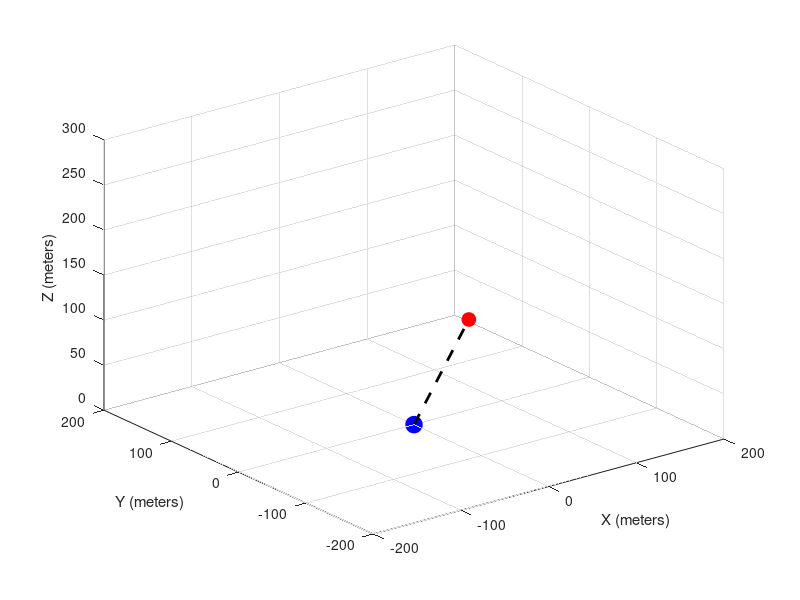

The MATLAB source for this figure: (Note: this script raises an error after producing the figure.)
clc; clear; close all;

% Create 3D environment
figure;
axis([-200 200 -200 200 0 300]); % Define space limits (X, Y, Z)
grid on; hold on;
xlabel('X (meters)'); ylabel('Y (meters)'); zlabel('Z (meters)');
view(3); % 3D perspective
%% 
jet_pos = [0, 0, 100]; % Initial jet position
jet = plot3(jet_pos(1), jet_pos(2), jet_pos(3), 'ro', 'MarkerSize', 10, 'MarkerFaceColor', 'r');
%% 
time_steps = 100; % Number of frames in simulation

for t = 1:time_steps
    % Define motion: Jet moving forward and oscillating
    jet_pos = [t - 50, 30 * sin(t / 10), 100 + 10 * sin(t / 5)];
    
    % Update jet position
    set(jet, 'XData', jet_pos(1), 'YData', jet_pos(2), 'ZData', jet_pos(3));
    
    drawnow; % Refresh figure
    pause(0.1); % Delay for animation
end
%% 
turret_pos = [0, 0, 0]; % Turret is fixed at origin
plot3(turret_pos(1), turret_pos(2), turret_pos(3), 'bo', 'MarkerSize', 12, 'MarkerFaceColor', 'b');
%% 
for t = 1:time_steps
    % Update jet position
    jet_pos = [t - 50, 30 * sin(t / 10), 100 + 10 * sin(t / 5)];
    set(jet, 'XData', jet_pos(1), 'YData', jet_pos(2), 'ZData', jet_pos(3));

    % Calculate direction vector from turret to jet
    dx = jet_pos(1) - turret_pos(1);
    dy = jet_pos(2) - turret_pos(2);
    dz = jet_pos(3) - turret_pos(3);

    % Plot turret aiming line
    if exist('aim_line', 'var')
        delete(aim_line);
    end
    aim_line = plot3([turret_pos(1), jet_pos(1)], ...
                      [turret_pos(2), jet_pos(2)], ...
                      [turret_pos(3), jet_pos(3)], 'k--', 'LineWidth', 2);

    drawnow;
    pause(0.1);
end
%% 
for t = 1:time_steps
    jet_pos = [t - 50, 30 * sin(t / 10), 100 + 10 * sin(t / 5)];
    set(jet, 'XData', jet_pos(1), 'YData', jet_pos(2), 'ZData', jet_pos(3));

    dx = jet_pos(1) - turret_pos(1);
    dy = jet_pos(2) - turret_pos(2);
    dz = jet_pos(3) - turret_pos(3);

    if exist('aim_line', 'var')
        delete(aim_line);
    end
    aim_line = plot3([turret_pos(1), jet_pos(1)], ...
                      [turret_pos(2), jet_pos(2)], ...
                      [turret_pos(3), jet_pos(3)], 'k--', 'LineWidth', 2);

    % Bullet motion from turret to jet
    bullet = plot3(turret_pos(1), turret_pos(2), turret_pos(3), 'go', 'MarkerSize', 6, 'MarkerFaceColor', 'g');
    for step = 1:20
        bullet_pos = turret_pos + (step / 20) * [dx, dy, dz]; % Linear interpolation
        set(bullet, 'XData', bullet_pos(1), 'YData', bullet_pos(2), 'ZData', bullet_pos(3));
        drawnow;
        pause(0.05);
    end
    delete(bullet); % Remove bullet after it reaches target

    pause(0.1);
end
%% 
[F, V] = stlread('jet_model.stl'); % Load STL file
jet_model = patch('Faces', F, 'Vertices', V, 'FaceColor', 'red');
%% 
camtarget(jet_pos); % Set camera to follow jet
    





